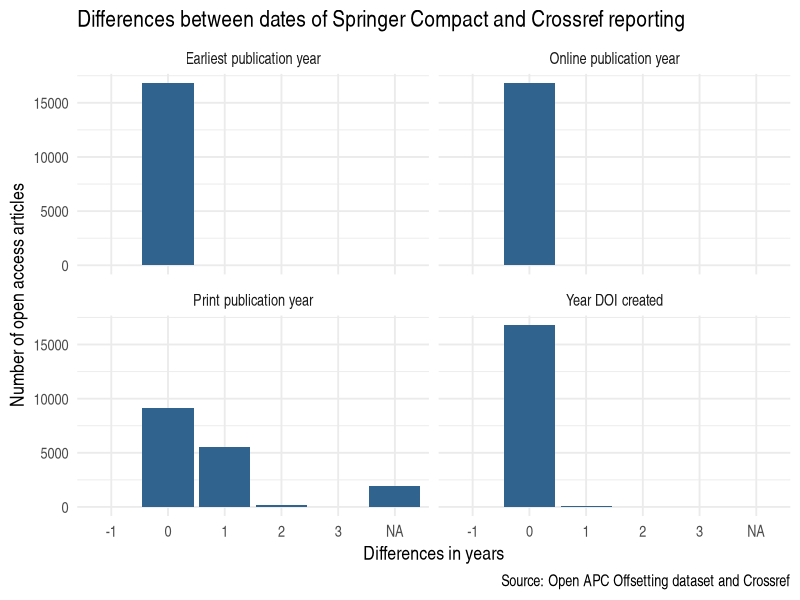

Here is the R script that generated this plot:
## ---- chunk 1
library(knitr)
knitr::opts_chunk$set(
  comment = "#>",
  collapse = TRUE,
  warning = FALSE,
  message = FALSE
)
## ---- chunk 2
library(tidyverse)
#' analysis
oapc_df <- readr::read_csv("cr_dates_apc_yearly_diffs.csv")
oapc_df %>% 
  gather(`Earliest publication year`:`Online publication year`, key = "type", value = "yearly_diff") %>%
  ggplot(aes(as.factor(yearly_diff))) + 
  geom_bar(fill = "#30638E") +
  facet_wrap(~ type) +
  labs(x = "Differences in years",
       y = "Number of open access articles",
       title = "Differences between dates of Springer Compact and Crossref reporting",
       caption = "Source: Open APC Offsetting dataset and Crossref") +
  theme_minimal(base_family="Arial Narrow", base_size = 14)
## ---- chunk 3
oapc_df %>% 
  gather(`Earliest publication year`:`Online publication year`, key = "type", value = "yearly_diff") %>%
  group_by(type) %>%
  count(yearly_diff) %>%
  mutate(prop = n / nrow(oapc_df)) %>%
  filter(yearly_diff == 0) %>%
  knitr::kable()
## ---- chunk 4
readr::read_csv("oapc_data.csv")
## ---- chunk 5
readr::read_csv("cr_dates.csv")
